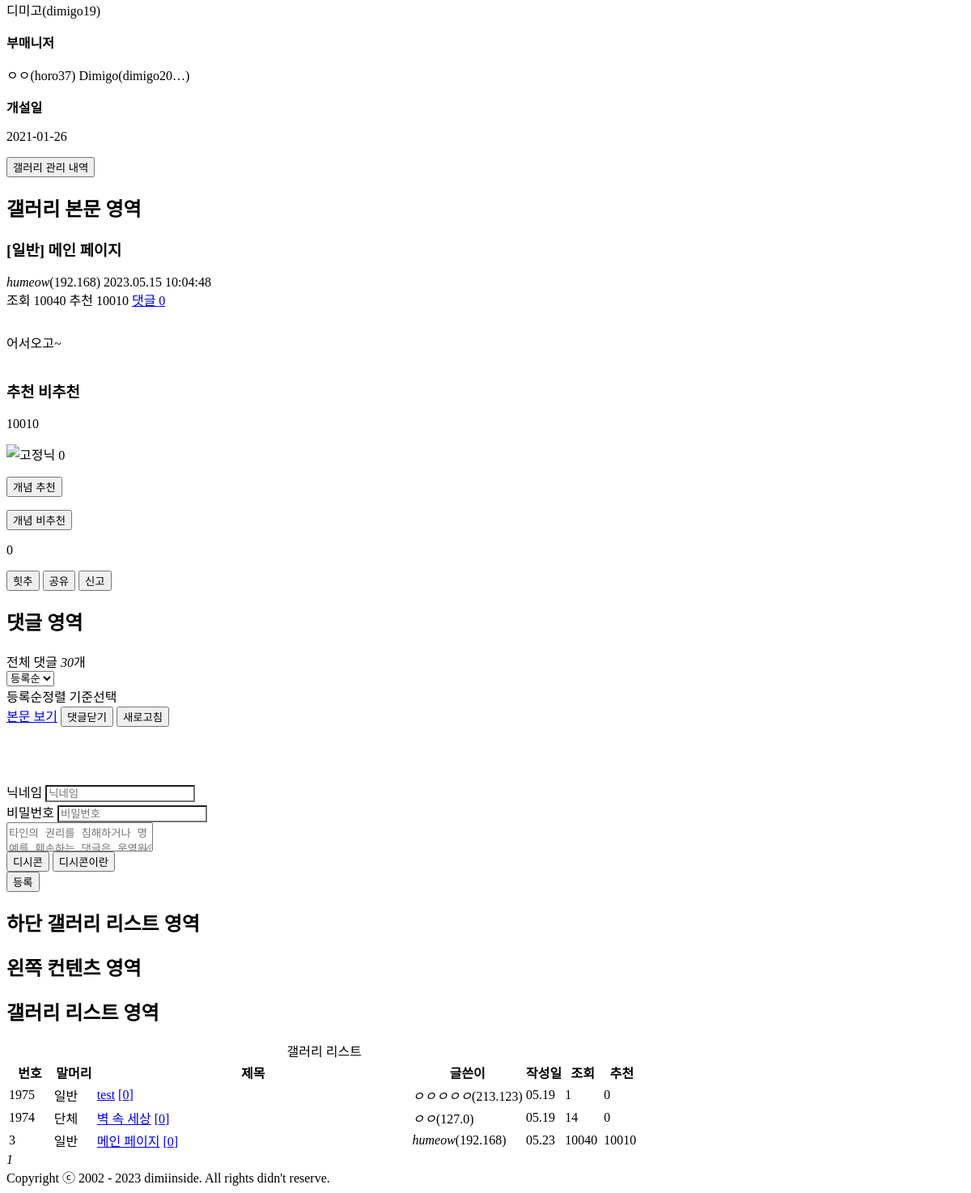
Page /gallery/wp/3 (lower part) on the earlier database version.
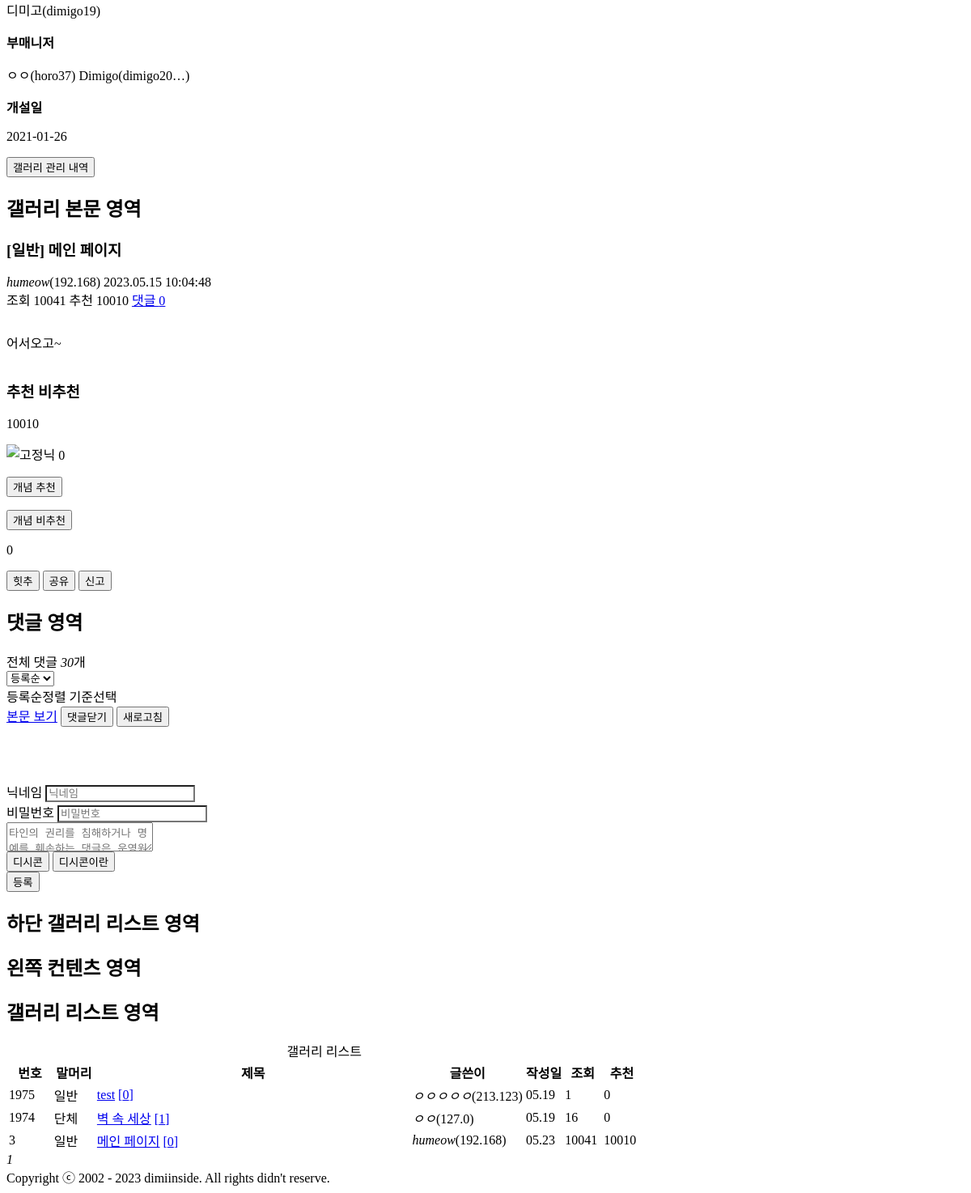
Same page on the later database version.
### model/model.py (models this page shows)
class Writing(SQLModel, table=True):
    id: Optional[int] = Field(default=None, primary_key=True)
    gallery: str
    subject: str
    title: str
    nickname: str
    ip: str
    date: str
    count: int
    recommend: int = Field(default=0)
    unrecommend: int = Field(default=0)
    content: str
    chat_ids: str = Field(default="")

### router/poetry.py (the view)
@router.get("/gallery/{gallery}/{writing_id}")
async def show_writing(request: Request, gallery, writing_id):
    with Session(engine) as session:
        statement = select(Writing).where(Writing.id == writing_id).where(Writing.gallery == gallery)
        results = session.exec(statement)
        resFetch = results.first()
        if resFetch is None:
            return None
        foot_writing_dict_list = foot_writing_dict_list_func(gallery)
        reply_dict_list = load_reply(writing_id)
        resFetch.count += 1
        session.add(resFetch)
        session.commit()
        session.refresh(resFetch)
        now_writing_dict = {
            "id": writing_id,
            "gallery": gallery,
            "subject": resFetch.subject,
            "title": resFetch.title,
            "nickname": resFetch.nickname,
            "ip": resFetch.ip,
            "reply_num": len(reply_dict_list),
            "date": resFetch.date,
            "count": resFetch.count,  # 조회수
            "recommend": resFetch.recommend,  # 추천
            "unrecommend": resFetch.unrecommend,
            "content": resFetch.content,
            "chat_id": resFetch.chat_ids.split(","),
        }
        gallery_list = [
            ["DC", 'dc'],
            ["EB", 'eb'],
            ["WP", 'wp'],
            ["HD", 'hd'],
            ["허관무", 'gwanmu'],
        ]
        return templates.TemplateResponse("clear_last.html",
                                          {"request": request, "now_writing_dict": now_writing_dict, "gallery_list": gallery_list,
                                           "foot_writing_dict_list": foot_writing_dict_list, "reply_dict_list": reply_dict_list,
                                          "gallery_list_length": len(gallery_list), })

### templates/clear_last.html (shortened to what the changed rows need)
<html lang="ko" class="darkmode"><head>
	<link rel="stylesheet" type="text/css" href="https://nstatic.dcinside.com/dc/w/css/reset.css?v=3">
	<link rel="stylesheet" type="text/css" href="https://nstatic.dcinside.com/dc/w/css/common.css?v=220722">
	<link rel="stylesheet" type="text/css" href="https://nstatic.dcinside.com/dc/w/css/contents.css?v=221013_3">
  	<link rel="stylesheet" type="text/css" href="https://nstatic.dcinside.com/dc/w/css/minor.css?v=220722">
  	<link rel="stylesheet" type="text/css" href="https://nstatic.dcinside.com/dc/w/css/popup.css?v=221012">
  	<link rel="stylesheet" type="text/css" href="https://nstatic.dcinside.com/dc/w/css/research.css?v=220722">
  	<link rel="stylesheet" type="text/css" href="https://nstatic.dcinside.com/dc/w/css/og.css?v=221107">
  		<link rel="stylesheet" href="https://nstatic.dcinside.com/dc/w/css/minor.css?v=220106" type="text/css" charset="utf-8">
  </head><body>
  <div id="top" class="dcwrap width1160 view_wrap miniwrap">
        <div class="wrap_inner ">
    <main id="container" class="clear mini_view">
	<section>
		<article>
			<h2 class="blind">갤러리 본문 영역</h2>
			<div class="view_content_wrap">
				<header>
					<div class="gallview_head clear ub-content">
						<h3 class="title ub-word">
												<span class="title_headtext">[{{now_writing_dict['subject']}}]</span> <span class="title_subject">{{now_writing_dict['title']}}</span></h3>
												<div class="gall_writer ub-writer" data-nick="{{now_writing_dict['nickname']}}" data-uid="" data-ip="{{now_writing_dict['ip']}}" data-loc="view">
							<div class="fl">
								<span class="nickname" title="{{now_writing_dict['nickname']}}"><em>{{now_writing_dict['nickname']}}</em></span><span class="ip">({{now_writing_dict['ip']}})</span>																<span class="gall_date" title="2023-05-15 10:04:48">2023.05.15 10:04:48</span>
															</div>
							<div class="fr">
								<span class="gall_count">조회 {{now_writing_dict['count']}}</span>
								<span class="gall_reply_num">추천 {{now_writing_dict['recommend']}}</span>
								<span class="gall_comment"><a href="#focus_cmt">댓글 {{now_writing_dict['reply_num']}}</a></span>
							</div>
						</div>
					</div>
				</header>
				<div class="gallview_contents">
					<div class="inner clear">
											<div class="writing_view_box">
							<pre></pre>							<div class="write_div" style="overflow:hidden;width:900px;">
							<p style="white-space: pre-line;">{{now_writing_dict['content']}}</p>
							</div>
						</div>
												<div class="btn_recommend_box recomuse_y morebox">
														<div class="inner_box">
							<div class="inner">
															<div class="up_num_box">
									<p class="up_num font_red" id="recommend_view_up_{{now_writing_dict['id']}}">{{now_writing_dict['recommend']}}</p>
									<p class="sup_num">
										<spen class="writer_nikcon">
	            						</spen>
										<span class="font_blue smallnum" id="recommend_view_up_fix_2053">0</span>
									</p>
								</div>
							</div>
							<div class="inner">
								<div class="down_num_box">
									<p class="down_num" id="recommend_view_down_{{now_writing_dict['id']}}">{{now_writing_dict['unrecommend']}}</p>
								</div>
							</div>
														</div>
						</div>
									</div>
			</div>
<div class="view_comment" id="focus_cmt">
	<h2 class="blind">댓글 영역</h2>
		</div></article>
		<article>
			<h2 class="blind">하단 갤러리 리스트 영역</h2>
			<div id="bottom_listwrap" class="listwrap clear">
				<section class="left_content">
					<h2 class="blind">왼쪽 컨텐츠 영역</h2>
					<article>
						<h2 class="blind">갤러리 리스트 영역</h2>
						<div class="gall_listwrap list">
							<div id="survey" style="display: none;"></div><table class="gall_list ">
								<caption>갤러리 리스트</caption>
								<colgroup>
								</colgroup>
								<thead>
									<tr>
										<th scope="col">번호</th>
										<th scope="col">말머리</th>
										<th scope="col">제목</th>
										<th scope="col">글쓴이</th>
										<th scope="col">작성일</th>
										<th scope="col">조회</th>
										<th scope="col">추천</th>
									</tr>
								</thead>
								<tbody>
									{% for foot_writing_dict in foot_writing_dict_list %}
										{% if foot_writing_dict['id'] == now_writing_dict['id'] %}
										<tr class="ub-content ctr">
											<td class="gall_num"><span class="sp_img crt_icon"> </span></td>
											<td class="gall_subject">{{foot_writing_dict['subject']}}</td>
											<td class="gall_tit ub-word">
												<a href="/gallery/{{now_writing_dict['gallery']}}/{{foot_writing_dict['id']}}" view-msg=""><em class="icon_img icon_txt"></em>{{foot_writing_dict['title']}}</a>
												<a class="reply_numbox" href="/gallery/{{now_writing_dict['gallery']}}/{{foot_writing_dict['id']}}"><span class="reply_num">[{{foot_writing_dict['reply_num']}}]</span></a>
											</td>
											<td class="gall_writer ub-writer" data-nick="{{foot_writing_dict['nickname']}}" data-uid="" data-ip="{{foot_writing_dict['ip']}}" data-loc="view_list">
											<span class="nickname" title="{{foot_writing_dict['nickname']}}"><em>{{foot_writing_dict['nickname']}}</em></span><span class="ip">({{foot_writing_dict['ip']}})</span>																					</td>
											<td class="gall_date" title="{{foot_writing_dict['date']}}">{{foot_writing_dict['specific_date']}}</td>
											<td class="gall_count">{{foot_writing_dict['count']}}</td>
											<td class="gall_recommend">{{foot_writing_dict['recommend']}}</td>
										</tr>
										{% else %}
										<tr class="ub-content ctr">
											<td class="gall_num">{{foot_writing_dict['id']}}</td>
											<td class="gall_subject">{{foot_writing_dict['subject']}}</td>
											<td class="gall_tit ub-word">
												<a href="/gallery/{{now_writing_dict['gallery']}}/{{foot_writing_dict['id']}}" view-msg=""><em class="icon_img icon_txt"></em>{{foot_writing_dict['title']}}</a>
												<a class="reply_numbox" href="/gallery/{{now_writing_dict['gallery']}}/{{foot_writing_dict['id']}}"><span class="reply_num">[{{foot_writing_dict['reply_num']}}]</span></a>
											</td>
											<td class="gall_writer ub-writer" data-nick="{{foot_writing_dict['nickname']}}" data-uid="" data-ip="{{foot_writing_dict['ip']}}" data-loc="view_list">
											<span class="nickname" title="{{foot_writing_dict['nickname']}}"><em>{{foot_writing_dict['nickname']}}</em></span><span class="ip">({{foot_writing_dict['ip']}})</span>																					</td>
											<td class="gall_date" title="{{foot_writing_dict['date']}}">{{foot_writing_dict['specific_date']}}</td>
											<td class="gall_count">{{foot_writing_dict['count']}}</td>
											<td class="gall_recommend">{{foot_writing_dict['recommend']}}</td>
										</tr>
										{% endif %}
									{% endfor %}
								</tbody>
							</table>
						</div>
					</article>
				</section>
			</div>
		</article>
	</section>
</main>
</div>
      </div>
</body></html>

Differences in the rows shown:
changed Writing "메인 페이지": count "10040" → "10041"
changed Writing "단체": reply_num "0" → "1"; count "14" → "16"
